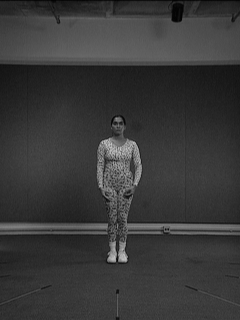
#> input picture HW5/aerobic-001.bmp, 240 x 320 px, given as the content of the folder data, which was not available
$ jupyter execute --allow-errors hw5.ipynb   (text cells are left out)
#> lines starting #> are read from the running program, lines starting #| are printed output that depends on the picture; after the words box and inside, x2 and y2 are one past the last pixel; in counts of white or black regions, pixels touching at a corner belong together; pictures that were not available may be replaced by others from this repository, and a replacement may not be noted
[cell 1]
# Q2: MEI & MHI
import os, glob
import numpy as np
import matplotlib.pyplot as plt
from PIL import Image

DATA_DIR = "data/"
PATTERN  = "aerobic-*.bmp"

# Motion mask params (same as Q1)
T        = 0.05               # fixed threshold in [0,1]
MED_K    = 3                  # median filter window (odd)
MIN_SIZE = 20                 # min component size (px)

# MHI params for this sequence (i goes 2..22 -> 21 diffs total)
TAU      = 21                 # decay horizon in steps
DELTA    = 1.0 / TAU          # per-step decay in normalized [0,1]

[cell 2]
def load_gray01(path):
#> called with path = '_only/aerobic-001.bmp'
    return np.asarray(Image.open(path).convert("L"), np.float32) / 255.0

def load_sequence(data_dir=DATA_DIR, pattern=PATTERN):
    paths = sorted(glob.glob(os.path.join(data_dir, pattern)))
    if not paths: raise FileNotFoundError("No BMPs found.")
    frames = [load_gray01(p) for p in paths]
#> frames = 1 item
    return frames, paths

def pad_reflect(a, r):
    return np.pad(a, r, mode="reflect")

def median_filter2d(img, k=3):
    # simple, pure-NumPy median filter (k odd)
    assert k % 2 == 1
    r = k // 2
    P = pad_reflect(img, r)
    H, W = img.shape
    out = np.empty_like(img)
    for y in range(H):
        rows = P[y:y+k]
        win = np.stack([rows[:, x:x+W] for x in range(k)], axis=0)  # k × k × W
        out[y] = np.median(win.reshape(k*k, W), axis=0)
    return out

def remove_small_regions(bw, min_size=MIN_SIZE):
    # 8-connected flood fill; bw is {0,1} or bool
    bw = (bw > 0).astype(np.uint8)
    H, W = bw.shape
    lab = np.zeros_like(bw, np.int32)
    cur = 0
    nbrs = [(-1,-1),(-1,0),(-1,1),(0,-1),(0,1),(1,-1),(1,0),(1,1)]
    from collections import deque
    for y in range(H):
        for x in range(W):
            if bw[y,x] and lab[y,x]==0:
                cur += 1; q = deque([(y,x)]); lab[y,x]=cur; size=0
                while q:
                    cy,cx=q.popleft(); size+=1
                    for dy,dx in nbrs:
                        ny,nx=cy+dy,cx+dx
                        if 0<=ny<H and 0<=nx<W and bw[ny,nx] and lab[ny,nx]==0:
                            lab[ny,nx]=cur; q.append((ny,nx))
                if size < min_size: lab[lab==cur]=0
    return (lab>0).astype(np.uint8)

# ---- shape moments (raw/central/normalized + Hu) ----
def spatial_moments(img):
    """
    img: 2D array in [0,1] (float) or {0,1} (binary). Treated as intensity (MEI/MHI).
    Returns dict with m_ij, mu_ij, eta_ij and 7 Hu invariants.
    """
    I = img.astype(np.float64)
    H, W = I.shape
    yy, xx = np.mgrid[0:H, 0:W]

    m00 = I.sum()
    # guard against empty images
    if m00 <= 1e-12:
        return dict(m00=0, cx=np.nan, cy=np.nan, hu=[np.nan]*7)

    m10 = (xx*I).sum(); m01 = (yy*I).sum()
    cx, cy = m10/m00, m01/m00

    x = xx - cx; y = yy - cy
    mu20 = (x**2 * I).sum(); mu02 = (y**2 * I).sum(); mu11 = (x*y * I).sum()
    mu30 = (x**3 * I).sum(); mu03 = (y**3 * I).sum()
    mu21 = (x**2 * y * I).sum(); mu12 = (x * y**2 * I).sum()

    # normalized central moments (scale invariance)
    eta20 = mu20 / (m00**2)
    eta02 = mu02 / (m00**2)
    eta11 = mu11 / (m00**2)
    eta30 = mu30 / (m00**2.5)
    eta03 = mu03 / (m00**2.5)
    eta21 = mu21 / (m00**2.5)
    eta12 = mu12 / (m00**2.5)

    # Hu invariants (1..7)
    phi1 = eta20 + eta02
    phi2 = (eta20 - eta02)**2 + 4*eta11**2
    phi3 = (eta30 - 3*eta12)**2 + (3*eta21 - eta03)**2
    phi4 = (eta30 + eta12)**2 + (eta21 + eta03)**2
    phi5 = ((eta30 - 3*eta12)*(eta30 + eta12) * ((eta30 + eta12)**2 - 3*(eta21 + eta03)**2) +
            (3*eta21 - eta03)*(eta21 + eta03)*(3*(eta30 + eta12)**2 - (eta21 + eta03)**2))
    phi6 = ((eta20 - eta02)*((eta30 + eta12)**2 - (eta21 + eta03)**2) +
            4*eta11*(eta30 + eta12)*(eta21 + eta03))
    phi7 = ((3*eta21 - eta03)*(eta30 + eta12) * ((eta30 + eta12)**2 - 3*(eta21 + eta03)**2) -
            (eta30 - 3*eta12)*(eta21 + eta03)*(3*(eta30 + eta12)**2 - (eta21 + eta03)**2))

    return dict(
        m00=m00, cx=cx, cy=cy,
        hu=[phi1, phi2, phi3, phi4, phi5, phi6, phi7]
    )

[cell 3]
# 1) Load sequence
frames, paths = load_sequence()
#> frames = 1 item; paths = 1 item
print(f"Loaded {len(frames)} frames: {paths[0]} .. {paths[-1]}")
#| Loaded 1 frames: _only/aerobic-001.bmp .. _only/aerobic-001.bmp

# 2) Process consecutive pairs: abs diff -> threshold -> median -> remove small regions
results = []  # (i, mask)
for i in range(1, len(frames)):
    diff = np.abs(frames[i] - frames[i-1])
    mask = (diff >= T).astype(np.uint8)
    if MED_K > 1:
        mask = (median_filter2d(mask.astype(np.float32), k=MED_K) >= 0.5).astype(np.uint8)
    mask = remove_small_regions(mask, min_size=MIN_SIZE)
    results.append((i, mask))
#> this loop made 0 passes
#> after the loop, results = []

# 3) Quick visual check on a few indices
sample_is = [2, 10, 20] if len(frames) > 20 else [min(2, len(frames)-1)]
#> sample_is = [0]
#> (the rest of this cell did not finish here and is left out)

[cell 4]
# 1) Load frames
frames, fpaths = load_sequence()
#> fpaths = 1 item
H, W = frames[0].shape
#> H = 320; W = 240
print(f"Loaded {len(frames)} frames; computing masks & MEI/MHI...")
#> (printed output is left out)

# 2) Build motion masks
masks = []  # list of binary masks for i=1..N-1 but we'll index by actual i (2..N)
for i in range(1, len(frames)):
    diff = np.abs(frames[i] - frames[i-1])
    mask = (diff >= T).astype(np.uint8)
    if MED_K > 1:
        mask = (median_filter2d(mask.astype(np.float32), k=MED_K) >= 0.5).astype(np.uint8)
    mask = remove_small_regions(mask, min_size=MIN_SIZE)
    masks.append(mask)
#> after the loop, masks = []

# 3) Compute MEI (binary OR over all masks)
MEI = np.zeros((H, W), np.uint8)
for m in masks:
    MEI |= m
#> MEI: shape (320, 240); every value is 0

# 4) Compute MHI with decay + timestamp overwrite (normalized 0..1)
#    i runs 2..22 -> normalized timestamp ts = (i-1)/21 ∈ (1/21 .. 1]
MHI = np.zeros((H, W), np.float32)
for k, m in enumerate(masks, start=2):
    # decay older motion everywhere
    MHI = np.maximum(0.0, MHI - DELTA)
    # stamp current motion with normalized timestamp
    ts = max(0.0, (k - 1.0) / TAU)
    MHI[m.astype(bool)] = ts

# 5) Moments on MEI & MHI (ensure MHI in [0,1] already)
mei_mom = spatial_moments(MEI.astype(np.float32))
#> in spatial_moments, `I = img.astype(np.float64)`: I: shape (320, 240) float64; every value is 0
#> in spatial_moments, `m00 = I.sum()`: m00 = 0
#> mei_mom = moments, m00 0
mhi_mom = spatial_moments(MHI)
#> mhi_mom = moments, m00 0

print("\nMEI:")
print(f"  area m00 = {mei_mom['m00']:.1f}, centroid = ({mei_mom['cx']:.2f}, {mei_mom['cy']:.2f})")
#|   area m00 = 0.0, centroid = (nan, nan)
print("  Hu (log10-abs):", [np.sign(h)*np.log10(abs(h)+1e-30) for h in mei_mom['hu']])
#|   Hu (log10-abs): [nan, nan, nan, nan, nan, nan, nan]

print("\nMHI:")
print(f"  mass m00 = {mhi_mom['m00']:.1f}, centroid = ({mhi_mom['cx']:.2f}, {mhi_mom['cy']:.2f})")
#|   mass m00 = 0.0, centroid = (nan, nan)
print("  Hu (log10-abs):", [np.sign(h)*np.log10(abs(h)+1e-30) for h in mhi_mom['hu']])
#|   Hu (log10-abs): [nan, nan, nan, nan, nan, nan, nan]

# 6) Quick visualization
fig, ax = plt.subplots(1, 3, figsize=(12,4))
ax[0].imshow(frames[0], cmap="gray"); ax[0].set_title("First frame"); ax[0].axis("off")
ax[1].imshow(MEI, cmap="gray");       ax[1].set_title("MEI (binary)"); ax[1].axis("off")
im = ax[2].imshow(MHI, cmap="gray", vmin=0, vmax=1); ax[2].set_title("MHI (0..1)"); ax[2].axis("off")
plt.tight_layout(); plt.show()
#> after `plt.tight_layout()`:
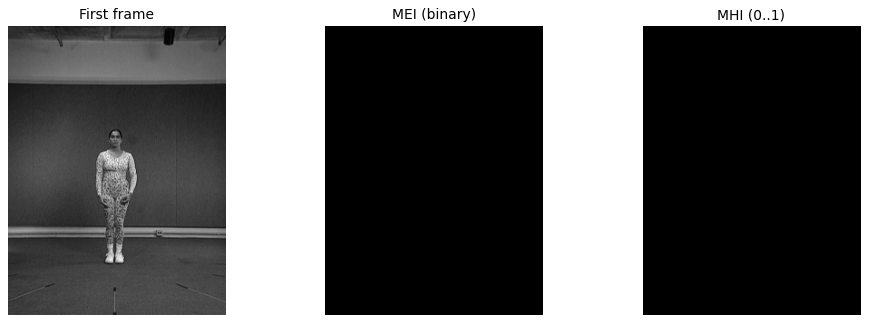
#> figure drawn by matplotlib, 3 panels

print("Done Q2.")

[cell 5]
# 1) Build the two images (scale to [0,1] for proper normalization)
H, W = 101, 101
I1 = np.zeros((H, W), dtype=np.float32)
I2 = np.zeros((H, W), dtype=np.float32)

# Box size & positions (upper-left at (row=40, col=6), then shift +1 row, +1 col)
r0, c0, s = 40, 6, 21
I1[r0:r0+s, c0:c0+s] = 1.0
I2[r0+1:r0+1+s, c0+1:c0+1+s] = 1.0  # shifted down/right by 1

# 2) Spatial gradients with properly normalized Sobel masks (/8) on the 2nd frame
#    (slides: classic gradient masks & keep normalization factor)
#    Fx = [[-1,0,1],[-2,0,2],[-1,0,1]]/8 ; Fy = [[-1,-2,-1],[0,0,0],[1,2,1]]/8
Kx = (1/8.0) * np.array([[-1, 0, 1],
                          [-2, 0, 2],
                          [-1, 0, 1]], dtype=np.float32)
#> Kx = [[-0.125, 0, 0.125], [-0.25, 0, 0.25], [-0.125, 0, 0.125]]
Ky = (1/8.0) * np.array([[-1, -2, -1],
                          [ 0,  0,  0],
                          [ 1,  2,  1]], dtype=np.float32)
#> Ky = [[-0.125, -0.25, -0.125], [0, 0, 0], [0.125, 0.25, 0.125]]

def conv2_same(img, k):
    r = k.shape[0]//2
#> r = 1
    P = np.pad(img, r, mode="reflect")
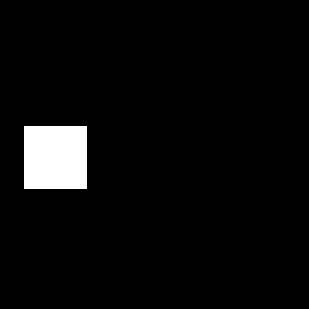
#> P: shape (103, 103) float32 (shown 3 times larger); values 0 (black) and 1 (white), 4.2% white; 1 white region, box (x1, y1, x2, y2) and area: (8, 42, 29, 63) 441
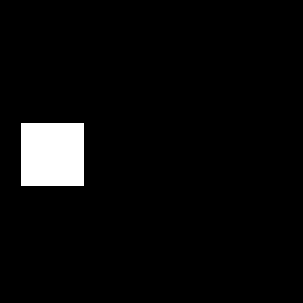
#> img: shape (101, 101) float32 (shown 3 times larger); values 0 (black) and 1 (white), 4.3% white; 1 white region, box (x1, y1, x2, y2) and area: (7, 41, 28, 62) 441
    out = np.empty_like(img, dtype=np.float32)
    for y in range(img.shape[0]):
        for x in range(img.shape[1]):
            out[y, x] = np.sum(P[y:y+2*r+1, x:x+2*r+1] * k, dtype=np.float32)
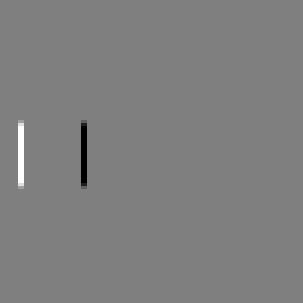
#> out: shape (101, 101) float32 (shown 3 times larger); min -0.5, max 0.5, mean 0; drawn with min black and max white
    return out

Ix = conv2_same(I2, Kx)
Iy = conv2_same(I2, Ky)

# 3) Temporal derivative (It = I2 - I1), dt=1 frame
It = I2 - I1

# 4) Normal flow: solve Ix*u + Iy*v + It = 0 for the component along ∇I
#    v_n = -(It / (Ix^2 + Iy^2)) * [Ix, Iy]
eps  = 1e-12
den  = Ix*Ix + Iy*Iy + eps
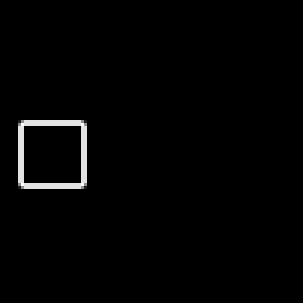
#> den: shape (101, 101) float32 (shown 3 times larger); min 1e-12, max 0.281, mean 0.00397; drawn with min black and max white
U    = -It * Ix / den
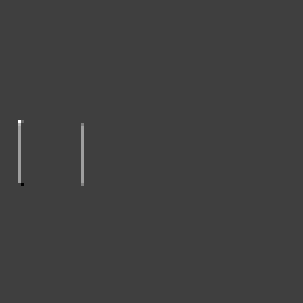
#> U: shape (101, 101) float32 (shown 3 times larger); min -1.33, max 4, mean 0.00829; drawn with min black and max white
V    = -It * Iy / den

# Keep vectors only where spatial gradient is significant (on edges)
mag  = np.sqrt(Ix*Ix + Iy*Iy)
thr  = 0.2 * mag.max()  # show clear edge-only vectors
#> thr = 0.106
mask = mag >= thr
#> mask: shape (101, 101) bool; 1.6% white in thin lines or dots, all inside (x1, y1, x2, y2) = (6, 40, 29, 63)
U[~mask] = 0.0
V[~mask] = 0.0

# 5) Plot: image then quiver (MATLAB: imagesc; hold on; quiver)
Y, X = np.mgrid[0:H, 0:W]
fig, ax = plt.subplots(1, 2, figsize=(10, 4))

ax[0].imshow(I1, cmap="gray", vmin=0, vmax=1, origin="upper")
ax[0].set_title("I1 (t)")
ax[0].axis("off")

ax[1].imshow(I2, cmap="gray", vmin=0, vmax=1, origin="upper")
ax[1].quiver(X[mask], Y[mask], U[mask], V[mask],
             angles="xy", scale_units="xy", scale=1)
ax[1].set_title("I2 (t+1) with normal flow")
ax[1].invert_yaxis()   # ensure row+ points downward (image coords)
ax[1].set_aspect("equal")
ax[1].set_xlim(0, W-1); ax[1].set_ylim(H-1, 0)
ax[1].axis("off")

plt.tight_layout()
plt.show()
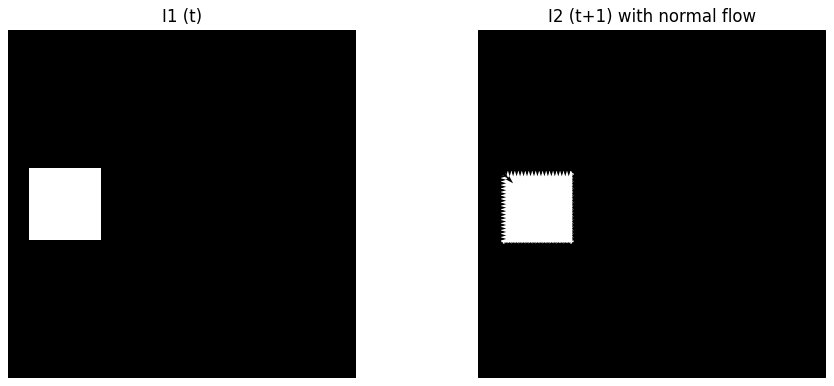
#> figure drawn by matplotlib, 2 panels
